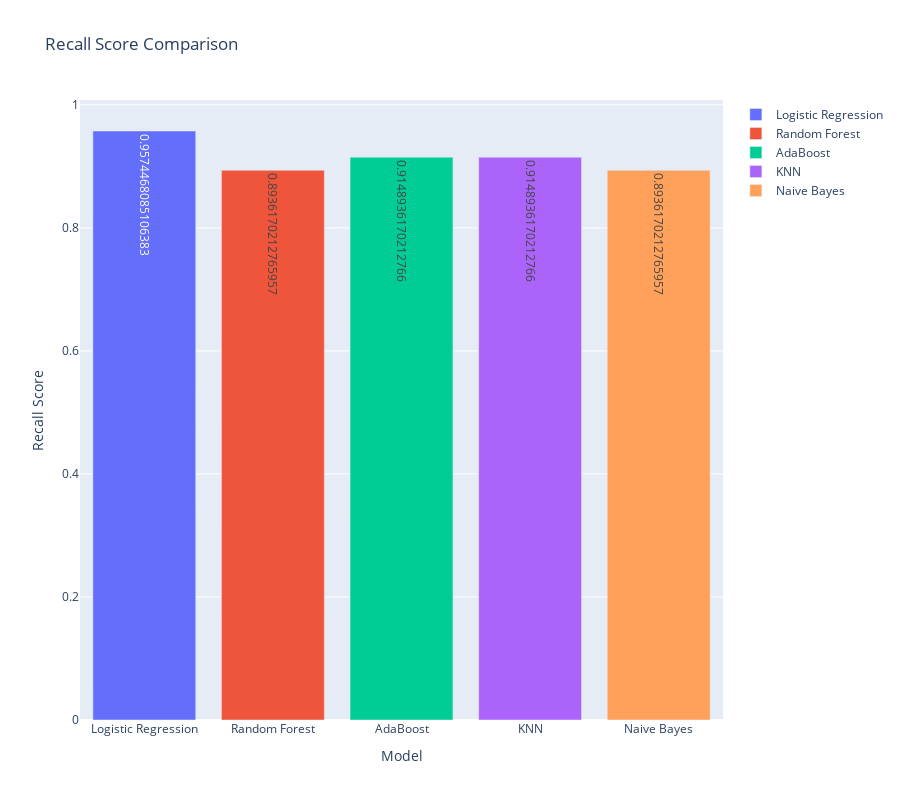

The code cell stored with this chart in its notebook:
### Code cell
# Create the bar plot for Recall Score
recall_score_plot = go.Figure()

for model_name in best_metrics['Model']:
    # Y axis 
    model_recall = best_metrics[best_metrics['Model'] == model_name]['Recall Score'].values[0]
    recall_score_plot.add_trace(
        go.Bar(x=[model_name], y=[model_recall], text=[f'{model_recall}'], name=model_name)
    )

# Update the layout
recall_score_plot.update_layout(
    title='Recall Score Comparison',
    xaxis_title='Model',
    yaxis_title='Recall Score',
    height=800
)

### Figure 1 — Plotly figure (JSON) as saved in the notebook; plotly's stock layout.template omitted (floating-point values rounded to 4 significant figures)
{"data": [{"name": "Logistic Regression", "text": ["0.9574468085106383"], "type": "bar", "x": ["Logistic Regression"], "y": [0.9574]}, {"name": "Random Forest", "text": ["0.8936170212765957"], "type": "bar", "x": ["Random Forest"], "y": [0.8936]}, {"name": "AdaBoost", "text": ["0.9148936170212766"], "type": "bar", "x": ["AdaBoost"], "y": [0.9149]}, {"name": "KNN", "text": ["0.9148936170212766"], "type": "bar", "x": ["KNN"], "y": [0.9149]}, {"name": "Naive Bayes", "text": ["0.8936170212765957"], "type": "bar", "x": ["Naive Bayes"], "y": [0.8936]}], "layout": {"height": 800, "title": {"text": "Recall Score Comparison"}, "xaxis": {"title": {"text": "Model"}}, "yaxis": {"title": {"text": "Recall Score"}}}}
